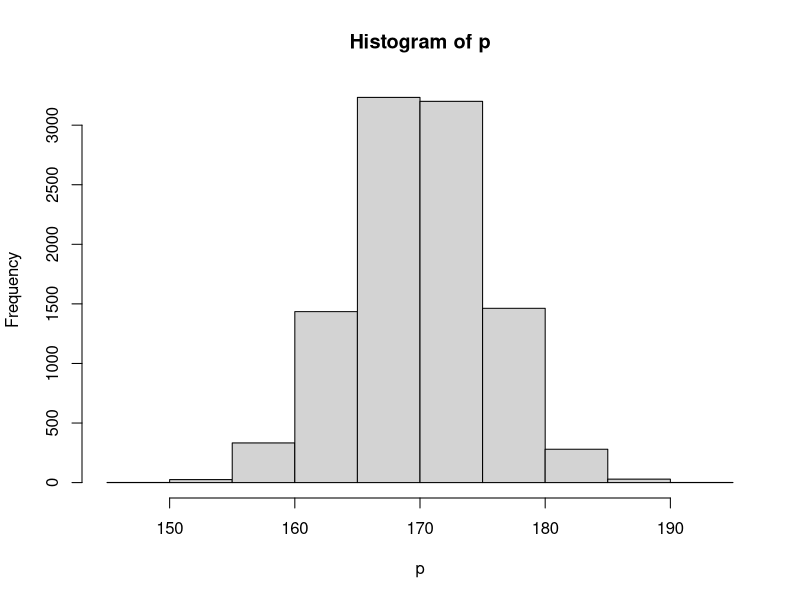
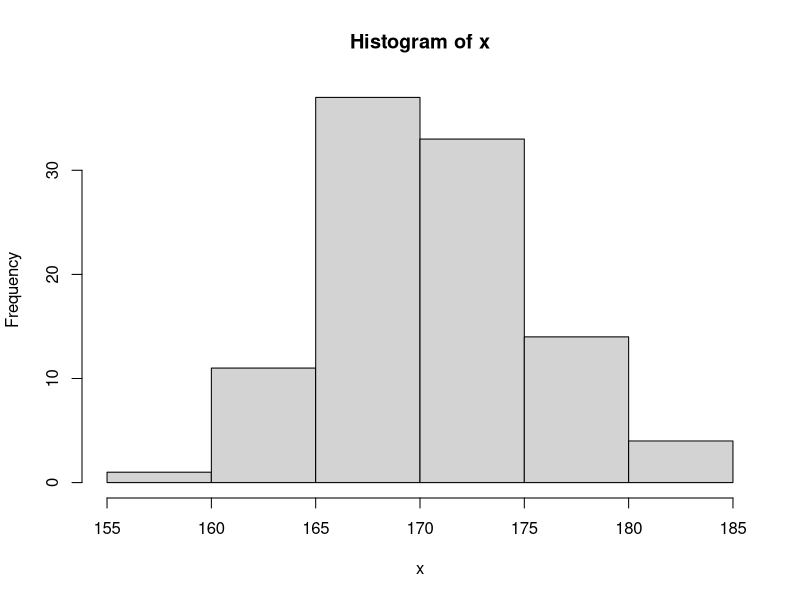
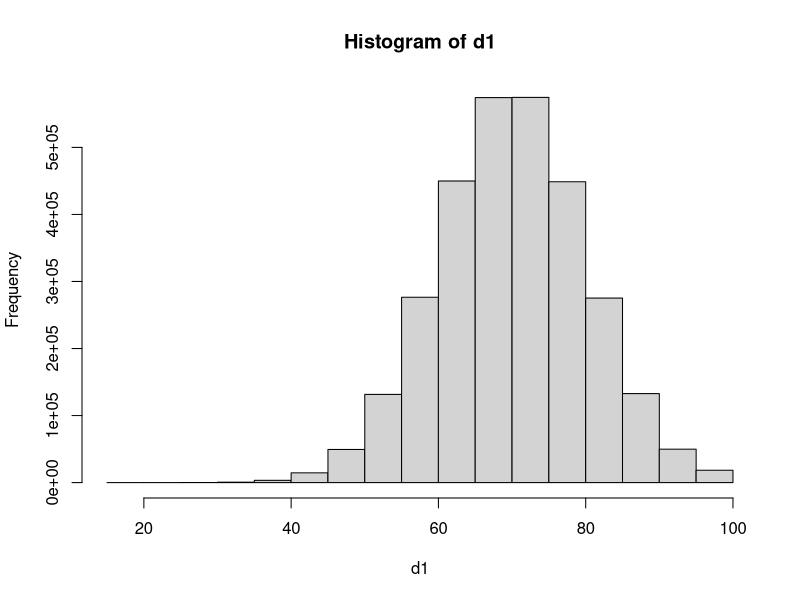
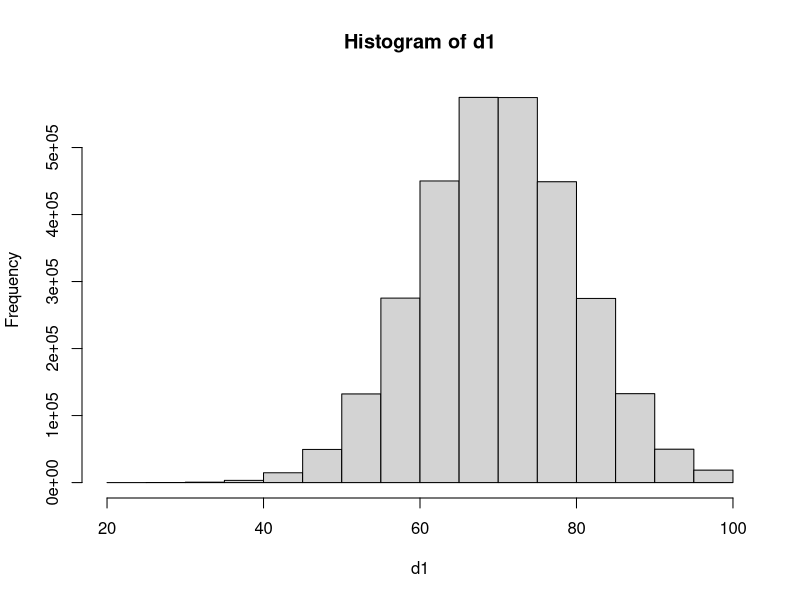

The R script that drew these images, in order:
## ---- chunk 1
n <- 10000
m <- 170
s <- 5.5

# 乱数発生させる : 1万人の男性の身長
p <- rnorm(n, mean = m, sd = s)
head(p, 50)
## ---- chunk 2
hist(p)
## ---- chunk 3
x <- sample(p, 100)
x
hist(x)
mean(x)
sd(x)
## ---- chunk 4
n1 <- 3000000
m1 <- 70
s1 <- 10

d1 <- rnorm(n1, mean = m1, sd = s1)
d1 = ifelse(d1 >= 100, 100, d1)
head(d1, 50)
## ---- chunk 5
hist(d1)
x1 <- sample(d1, 3)
x1
## ---- chunk 6
mean(x1)
## ---- chunk 7
sd(x1)
## ---- chunk 8
var(x1)
## ---- chunk 9
sum((x1-mean(x1))**2)/3
## ---- chunk 10
n1 <- 3000000
m1 <- 70
s1 <- 10

d1 <- rnorm(n1, mean = m1, sd = s1)
d1 = ifelse(d1 >= 100, 100, d1)
head(d1, 50)
hist(d1)
## ---- chunk 11
sp <- sample(d1, 1)
sp

r1 <- sp - 1.96*s1
r2 <- sp + 1.96*s1
c(r1, r2)
## ---- chunk 12
nn1 <- 1
nn2 <- 15

sp1 <- sample(d1, nn1)
sp1
sp2 <- sample(d1, nn2)
sp2
## ---- chunk 13
sp2m = mean(sp2)
sp2m
## ---- chunk 14
rl1 <- sp1 - 1.96*(s1/sqrt(nn1))
ru1 <- sp1 + 1.96*(s1/sqrt(nn1))
c(rl1, ru1, ru1 - rl1)
## ---- chunk 15
rl2 <- sp2m - 1.96*(s1/sqrt(nn2))
ru2 <- sp2m + 1.96*(s1/sqrt(nn2))
c(rl2, ru2, ru2 - rl2)
## ---- chunk 16
n3 <- 400
x3 <- rnorm(n3, mean = 70, sd = 10)
## ---- chunk 17
x3m <- mean(x3)
x3m
## ---- chunk 18
x3sd = sd(x3)
## ---- chunk 19
rlx3 <- x3m - 1.96*(x3sd/sqrt(n3))
rux3 <- x3m + 1.96*(x3sd/sqrt(n3))
c(rlx3, rux3)
